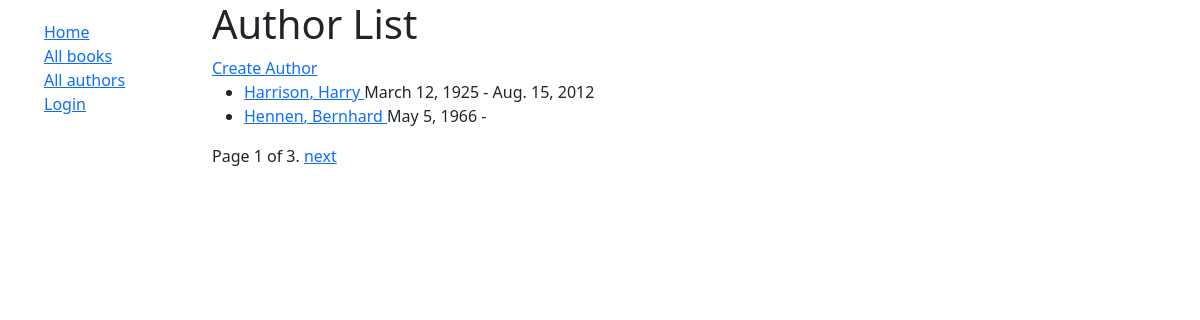
Screenshot of /catalog/authors/ with the database file from the repository.
### catalog/models.py (models this page shows, shortened)
class Author(models.Model):
    first_name = models.CharField(max_length=100)
    last_name = models.CharField(max_length=100)
    date_of_birth = models.DateField(null=True, blank=True)
    date_of_death = models.DateField('died', null=True, blank=True)
    class Meta:
        ordering = ['last_name', 'first_name']
    def get_absolute_url(self):
        return reverse('author-detail', args=[str(self.id)])
    class Meta:
        ordering = ['last_name']

### catalog/views.py (the view)
# urls.py: path('authors/', views.AuthorListView.as_view(), name='authors'),
class AuthorListView(generic.ListView):
    model = Author
    paginate_by = 2

### catalog/templates/catalog/author_list.html
{% extends "base_generic.html" %}
{% block content %}
  <h1>Author List</h1>
  <a href="{% url 'author-create' %}">Create Author</a>
  {% if author_list %}
  <ul>
  	{% for author in author_list %}
  	  <li>
  	  	<a href="{{author.get_absolute_url }}">{{author.last_name}}, {{author.first_name}} </a> {% if author.date_of_birth %}
  	  	{{author.date_of_birth}}
  	  	{% else %}
  	  	{{' '}}
  	  	{% endif %} - {% if author.date_of_death %}
  	  	{{author.date_of_death}}
  	  	{% else %}
  	  	{{' '}}
  	  	{% endif %}
  	  </li>
  	{% endfor %}
  </ul>
  {% else %}
    <p>There are currently no authors</p>
  {% endif %}
{% endblock %}

### rows the page displays
Author: last_name "Harrison", first_name "Harry", date_of_birth "March 12, 1925", date_of_death "Aug. 15, 2012"
Author: last_name "Hennen", first_name "Bernhard", date_of_birth "May 5, 1966"

### other values shown
{{ page_obj.number }} "1"
{{ page_obj.paginator.num_pages }} "3"
